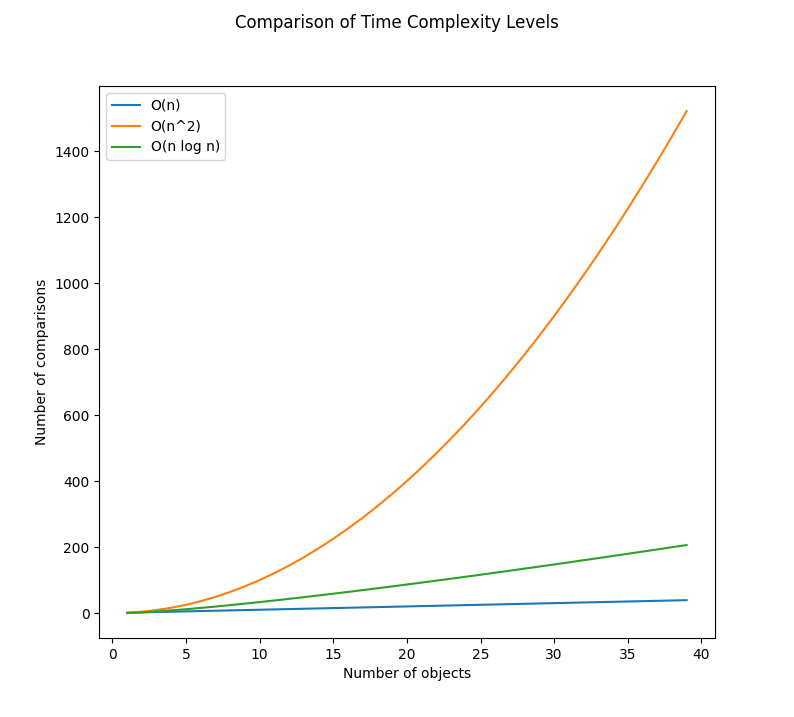

Here is the Python script that generated this plot:
import matplotlib.pyplot as plt
import numpy as np

x0 = np.array(range(1,40))

fig, ax = plt.subplots(1,1)
fig.suptitle("Comparison of Time Complexity Levels")

ax.set(xlabel="Number of objects", ylabel="Number of comparisons")

ax.plot(x0,x0, label="O(n)")
ax.plot(x0,np.power(x0,2), label="O(n^2)")
ax.plot(x0,np.log2(x0)*x0, label="O(n log n)")

ax.legend()

plt.show()
